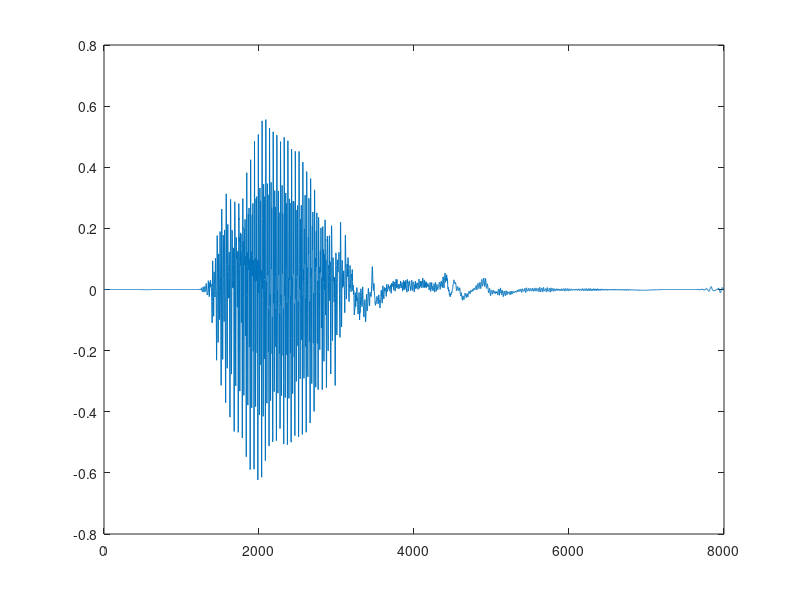
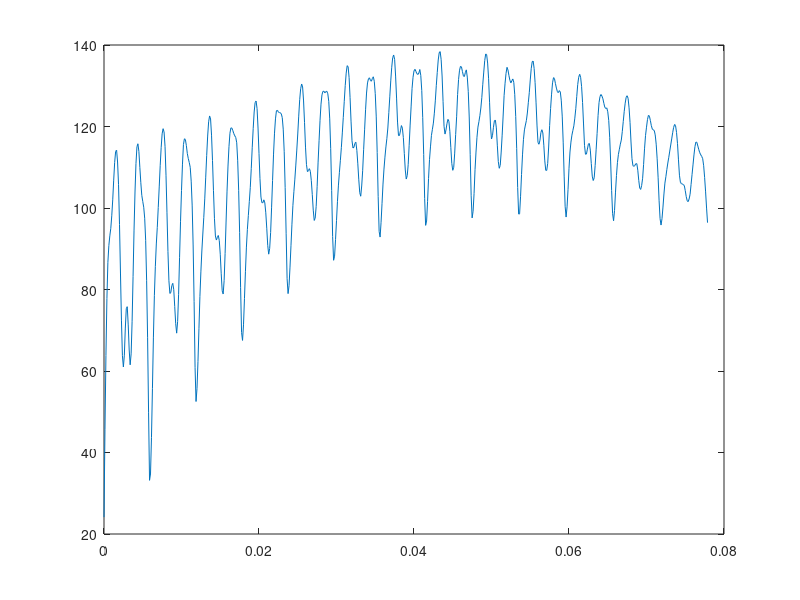
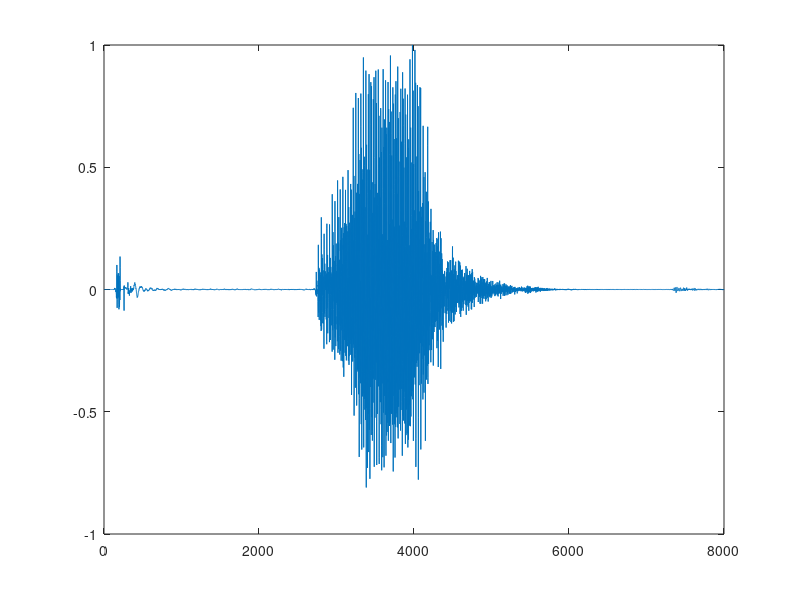
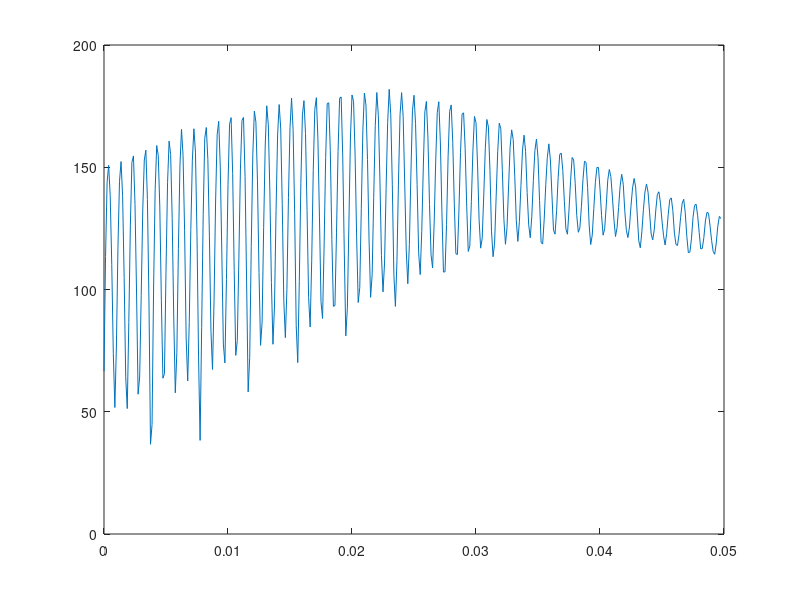

The MATLAB source for these figures, in order:
clear all
close all
clc
%%
% VOCAL 1

%Recogemos la primera vocal
senal = load("vocal01.mat");

Fs = senal.fs;
senal = senal.data;

%sin automatizar
% figure, plot(senal);
% [x,y] = ginput(2);
% x = round(x);
% senal = senal(x(1):x(2));

%automatizado
figure, plot(senal);
x=1750;
y=3000;
senal = senal(x:y);

% Calculamos  pitch con AMDF
ventana = hamming(length(senal));

for k=1:floor(length(senal)/2)-1
STAMDF(k) = sum(abs(senal(floor(length(senal)/2):length(senal)).*ventana(floor(length(senal)/2):length(senal)) - senal(floor(length(senal)/2)-k:length(senal)-k).*ventana(floor(length(senal)/2)-k:length(senal)-k)));
end

figure, plot(((1:floor(length(senal)/2)-1)-1)/Fs,STAMDF);

% Calculo del pitch
[~,indices] = sort(STAMDF);
periodo_fundamental = indices(2)/Fs;
pitch1 = 1/periodo_fundamental

%%
% VOCAL 2
clear all

%Recogemos la segunda vocal
senal = load("vocal02.mat");

Fs = senal.fs;
senal = senal.senal;

%sin automatizar
% figure, plot(senal);
% [x,y] = ginput(2);
% x = round(x);
% senal = senal(x(1):x(2));

%automatizado
figure, plot(senal);
x=3200;
y=4000;
senal = senal(x:y);

% Calculamos de nuevo pitch con AMDF
ventana = hamming(length(senal));

for k=1:floor(length(senal)/2)-1
STAMDF(k) = sum(abs(senal(floor(length(senal)/2):length(senal)).*ventana(floor(length(senal)/2):length(senal)) - senal(floor(length(senal)/2)-k:length(senal)-k).*ventana(floor(length(senal)/2)-k:length(senal)-k)));
end

figure, plot(((1:floor(length(senal)/2)-1)-1)/Fs,STAMDF);

% Calculo del pitch
[~,indices] = sort(STAMDF);
periodo_fundamental = indices(2)/Fs;
pitch2 = 1/periodo_fundamental

